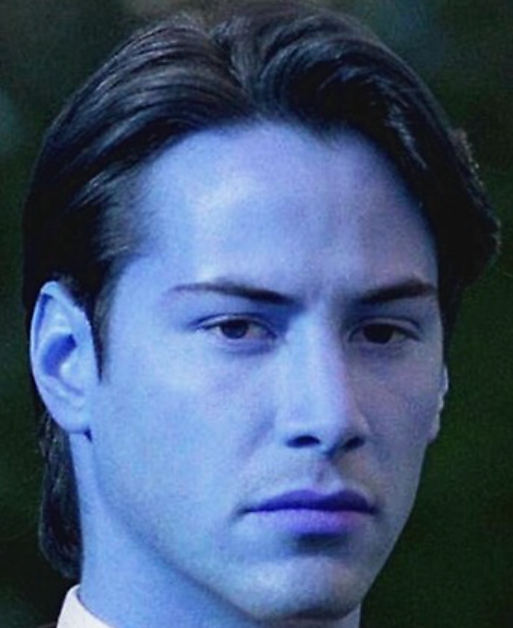
#> input picture FastWorks/Task1Images/Task2.1.png, 513 x 628 px, found by its file name
$ jupyter execute TAM040925.ipynb   (shell and % lines are left out)
#> lines starting #> are read from the running program, lines starting #| are printed output that depends on the picture; long printed decimals are rounded
<a href="https://colab.research.google.com/github/FelipeFerAl/TAM-2025-2/blob/main/ClassExercises/TAM_040925.ipynb" target="_parent"></a>

#Proyección lineal de Vectores

##Libraries

[cell 1]
import numpy as np
import matplotlib.pyplot as plt

## Solución Analítica
Se plantean dos vectores de dos dimensiones con los cuales aplicamos la fórmula $ \frac{<Xn,Xm>}{\parallel Xm\parallel}$ para obtener el valor escalar que realiza la proyección en base al producto punto entre ambos vectores y la norma del vector sobre el cual se proyecta

[cell 2]
# 1. Define two 2D NumPy arrays representing the vectors.
vector_a = np.array([3, 2])
vector_b = np.array([4, 0])

# 2. Calculate the dot product of vec1 and vector_b.
dot_product_ab = np.dot(vector_a, vector_b)

# 3. Calculate the dot product of vector_b with itself (the squared magnitude of vector_b).
dot_product_bb = np.dot(vector_b, vector_b)

# 4. Calculate the scalar projection of vector_a onto vector_b.
scalar_projection = dot_product_ab / dot_product_bb

# 5. Calculate the vector projection.
vector_projection_analytic = scalar_projection * vector_b

print("Scalar projection of a onto b (Analytic):", scalar_projection)

##Solución Iterativa
Para este caso se toma un learning rate que determina los pasos que debe tomar nuestro modelo, y en base a un número de iteraciones intenta acercarse al escalar necesario por medio de la fórmula $\alpha_{t-1}-\eta\frac{\partial\parallel Xn-\alpha Xm\parallel_{2}^{2}}{\partial \alpha_{t-1}}$. Donde $η$ corresponde al valor fijo que se entiende como el paso durante la búsqueda del mínimo (Learning rate). La derivada parcial se entiende como el gradiente descendiente que se puede reescribir como $-2*(<Xn,Xm>-α<Xm,Xm>)$

[cell 3]
# 1. Initialize scalar_projection_iterative and a list to store the history
scalar_projection_iterative = 0.0
scalar_projection_history = [scalar_projection_iterative] # Store initial value

# 2. Define learning rate
learning_rate = 0.01

# 3. Define number of iterations
num_iterations = 10     #Reduced

# 4. Implement the loop
for i in range(num_iterations):
  # 5. Calculate the gradient of the cost function
  gradient = -2 * (np.dot(vector_a, vector_b) - scalar_projection_iterative * np.dot(vector_b, vector_b))

  # 6. Update scalar_projection_iterative
  scalar_projection_iterative = scalar_projection_iterative - learning_rate * gradient

  # 7. Store the updated scalar projection
  scalar_projection_history.append(scalar_projection_iterative)


# 8. Calculate the iterative vector projection
vector_projection_iterative = scalar_projection_iterative * vector_b

# 9. Print the results
print("\nScalar projection of a onto b (iterative):", scalar_projection_iterative)

##Comparación de resultados

[cell 4]
# 1. Compare the scalar projections
scalar_difference = scalar_projection - scalar_projection_iterative
print(f"Difference between analytic and iterative scalar projections: {scalar_difference}")

# 2. Create a matplotlib figure with two subplots
fig, (ax1, ax2) = plt.subplots(1, 2, figsize=(14, 6))

# --------- Subplot 1: Analytic Projection ---------
ax1.quiver(0, 0, vector_a[0], vector_a[1], angles='xy', scale_units='xy', scale=1, color='r', label='Vector a')
ax1.quiver(0, 0, vector_b[0], vector_b[1], angles='xy', scale_units='xy', scale=1, color='b', label='Vector b')

ax1.quiver(0, 0, vector_projection_analytic[0], vector_projection_analytic[1],
           angles='xy', scale_units='xy', scale=1, color='g', label='Analytic Projection')

ax1.set_title("Analytic Vector Projection")
ax1.set_aspect('equal', adjustable='box')
ax1.grid(True)
ax1.legend()

# Set same limits for both plots
max_limit = max(
    np.max(np.abs(vector_a)),
    np.max(np.abs(vector_b)),
    np.max(np.abs(vector_projection_analytic)),
    np.max(np.abs(vector_projection_iterative))
) + 1
ax1.set_xlim([-max_limit, max_limit])
ax1.set_ylim([-max_limit, max_limit])

# --------- Subplot 2: Iterative Projection ---------
ax2.quiver(0, 0, vector_a[0], vector_a[1], angles='xy', scale_units='xy', scale=1, color='r', label='Vector a')
ax2.quiver(0, 0, vector_b[0], vector_b[1], angles='xy', scale_units='xy', scale=1, color='b', label='Vector b')

ax2.quiver(0, 0, vector_projection_iterative[0], vector_projection_iterative[1],
           angles='xy', scale_units='xy', scale=1, color='m', label='Iterative Projection')

ax2.set_title("Iterative Vector Projection")
ax2.set_aspect('equal', adjustable='box')
ax2.grid(True)
ax2.legend()

ax2.set_xlim([-max_limit, max_limit])
ax2.set_ylim([-max_limit, max_limit])

# Show figure
plt.suptitle("Vector Projection: Analytic vs Iterative Solutions", fontsize=14)
plt.tight_layout()
plt.show()
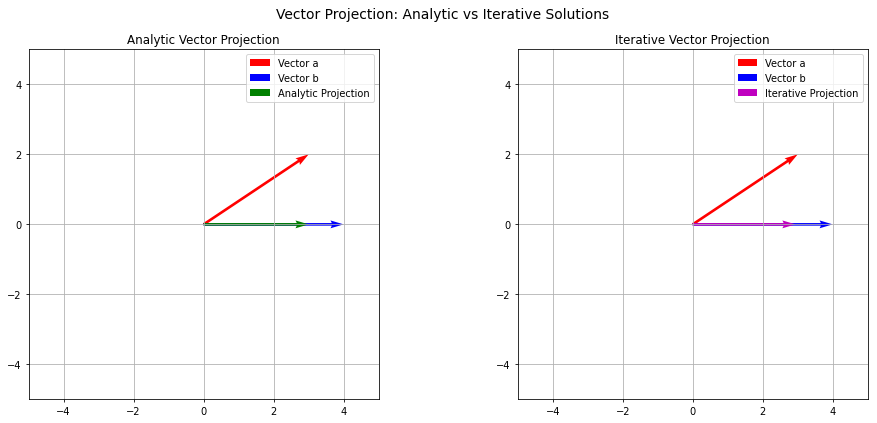
#> figure drawn by matplotlib, 2 panels

##Construcción de la curva iterativa
Se plantea una función de costo de la forma: $\parallel Xn - α*Xm\parallel^{2}$. Por medio de esta función de costo se dibuja el progreso del modelo para encontrar el mínimo posible para la realización de la proyección entre vectores.

[cell 5]
# Define the cost function J(c) = ||a - c*b||^2
def cost_function(c, a, b):
  return np.sum((a - c * b)**2)

# Generate a range of scalar values 'c' to plot the cost function
c_values = np.linspace(0, 1, 100)  # Adjust the range as needed
cost_values = [cost_function(c, vector_a, vector_b) for c in c_values]

# Plot the cost function
plt.figure(figsize=(16, 5))
plt.plot(c_values, cost_values, label='Cost Function $J(c) = ||a - c*b||^2$')

# Plot the gradient descent trajectory
plt.scatter(scalar_projection_history, [cost_function(c, vector_a, vector_b) for c in scalar_projection_history], color='red', label='Gradient Descent Steps')
plt.plot(scalar_projection_history, [cost_function(c, vector_a, vector_b) for c in scalar_projection_history], color='red', linestyle='--', linewidth=1)


# Mark the analytic solution on the plot
plt.axvline(x=scalar_projection, color='green', linestyle='--', label='Analytic Solution')

# Add labels and title
plt.xlabel('Scalar Projection (c)')
plt.ylabel('Cost Function $J(c)$')
plt.title('Gradient Descent for Scalar Projection')
plt.legend()
plt.grid(True)
plt.show()
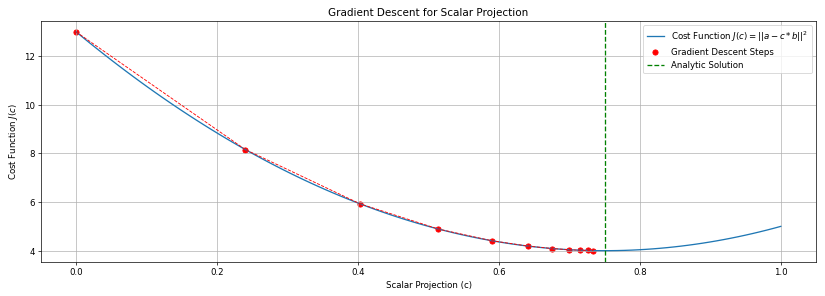
#> figure drawn by matplotlib, 1 panel; curve peaks at x = 0, y = 13; curve peaks at x = 0, y = 13

#Proyección lineal de Imágenes

##Librerias

[cell 6]
import cv2
from google.colab.patches import cv2_imshow

[cell 7]
def image_processing(path, size=(200,200)):
  """
  Función para leer la imagen de una ruta específica y
  aplanarla para trabajarla como vector
  Entrada:
  "path" - Ruta del archivo
  "size" - Tamaño estándar planteado (200,200)
  Salida:
  "vec" - Imagen vectorizada
  """
#> called with size = (200, 200)
  img = cv2.imread(path, cv2.IMREAD_COLOR_RGB)  #Lectura de la imagen
#> img is the input picture: shape (628, 513, 3); mean B, G, R 117.8, 86.7, 67
  img = cv2.resize(img, size) #Escalamiento para menor procesamiento
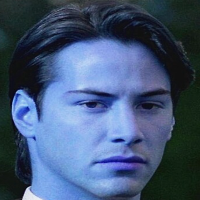
#> img: shape (200, 200, 3); mean B, G, R 117.7, 86.6, 66.9
  vec = img.astype(float).flatten() #Vectorización de la imagen
  return vec

##Lectura de Imágenes
Se procesan las imágenes en base a la ruta dada y se regresan en las líneas 4 y 5 completamente vectorizadas mientras se halla la solución analítica

[cell 8]
imagen1 = '/content/TAM-2025-2/FastWorks/Task1Images/Task2.1.png'
imagen2 = '/content/TAM-2025-2/FastWorks/Task1Images/Task2.2.png'

vec1 = image_processing(imagen1)
vec2 = image_processing(imagen2)
#> call 2 of image_processing, with size = (200, 200)
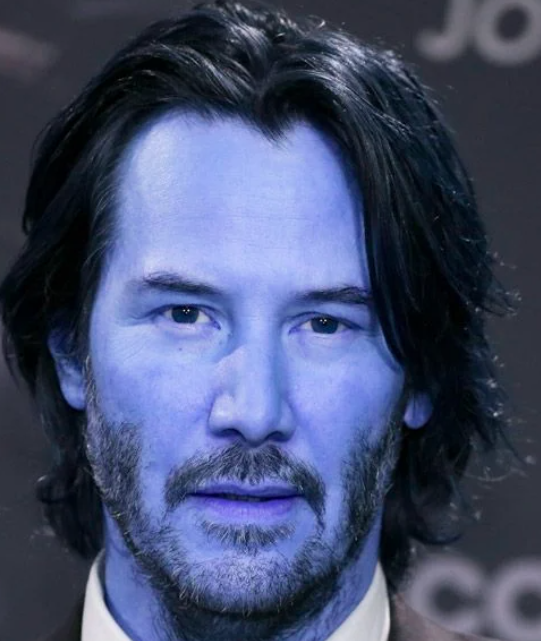
#> input picture FastWorks/Task1Images/Task2.2.png, 541 x 641 px, found by its file name
#> in image_processing, img is the input picture: shape (641, 541, 3); mean B, G, R 109.7, 78, 68.5
#> in image_processing (call 2), `img = cv2.resize(img, size)`:
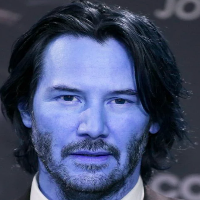
#> img: shape (200, 200, 3); mean B, G, R 109.6, 77.9, 68.4

dot_product_ab = np.dot(vec1, vec2)
#> dot_product_ab = 1.28e+09
dot_product_bb = np.dot(vec2, vec2)
#> dot_product_bb = 1.41e+09

scalar_projection = dot_product_ab / dot_product_bb
#> scalar_projection = 0.906

[cell 9]
scalar_projection_iterative = 0.0
scalar_projection_history = [scalar_projection_iterative] # Store initial value

learning_rate = 0.1 / (np.linalg.norm(vec1, 2) ** 2)
#> learning_rate = 6.33e-11

num_iterations = 20

for i in range(num_iterations):
  gradient = -2 * np.dot((vec1 - scalar_projection_iterative * vec2), vec2)

  scalar_projection_iterative = scalar_projection_iterative - learning_rate * gradient

  scalar_projection_history.append(scalar_projection_iterative)
#> this loop made 20 passes
#> (gradient, scalar_projection_iterative) on passes 1 to 12: (-2.55e+09, 0.162), (-2.1e+09, 0.294), (-1.72e+09, 0.403), (-1.42e+09, 0.493), (-1.16e+09, 0.567), (-955562169.8, 0.627), (-785154695.5, 0.677), (-645136355.7, 0.718), (-530087790.2, 0.751), (-435556084.8, 0.779), (-357882423.6, 0.802), (-294060474.8, 0.82)
#> after the loop, scalar_projection_history = [0, 0.162, 0.294, 0.403, 0.493, 0.567, 0.627, 0.677, 0.718, 0.751, 0.779, 0.802, 0.82, 0.835, 0.848, 0.858, 0.867, 0.874, 0.88, 0.884, 0.888]; scalar_projection_iterative = 0.888


vector_projection_iterative = scalar_projection_iterative * vec2

scalar_difference = scalar_projection - scalar_projection_iterative
#> scalar_difference = 0.0178

[cell 10]
print(f"Scalar projection of a onto b (analytic):{scalar_projection}")
#| Scalar projection of a onto b (analytic):0.906
print(f"Scalar projection of a onto b (iterative):{scalar_projection_iterative}")
#| Scalar projection of a onto b (iterative):0.8882
print(f"Difference between analytic and iterative scalar projections: {scalar_difference}")
#| Difference between analytic and iterative scalar projections: 0.01783

[cell 11]
# Define the cost function J(c) = ||a - c*b||^2
def cost_function(c, a, b):
  return np.sum((a - c * b)**2)

# Generate a range of scalar values 'c' to plot the cost function
c_values = np.linspace(0, 1, 100)  # Adjust the range as needed
cost_values = [cost_function(c, vec1, vec2) for c in c_values]
#> cost_values = 100 values, max 1.58e+09 at index 0, min 423373947.9 at index 90, mean 775165385.9

# Plot the cost function
plt.figure(figsize=(16, 5))
plt.plot(c_values, cost_values, label='Cost Function $J(c) = ||a - c*b||^2$')

# Plot the gradient descent trajectory
plt.scatter(scalar_projection_history, [cost_function(c, vec1, vec2) for c in scalar_projection_history], color='red', label='Gradient Descent Steps')
plt.plot(scalar_projection_history, [cost_function(c, vec1, vec2) for c in scalar_projection_history], color='red', linestyle='--', linewidth=1)


# Mark the analytic solution on the plot
plt.axvline(x=scalar_projection, color='green', linestyle='--', label='Analytic Solution')

# Add labels and title
plt.xlabel('Scalar Projection (c)')
plt.ylabel('Cost Function $J(c)$')
plt.title('Gradient Descent for Scalar Projection')
plt.legend()
plt.grid(True)
plt.show()
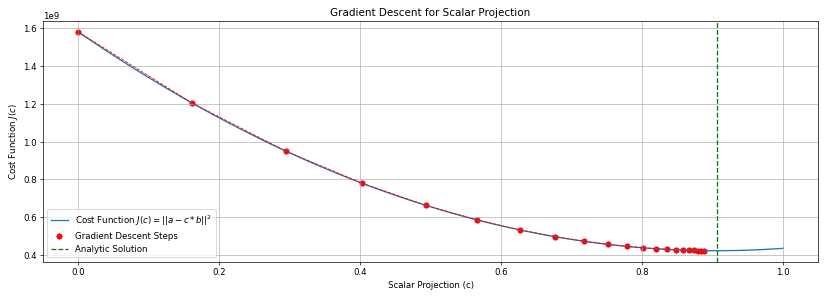
#> figure drawn by matplotlib, 1 panel; curve peaks at x = 0, y = 1.58e+09; curve peaks at x = 0, y = 1.58e+09
